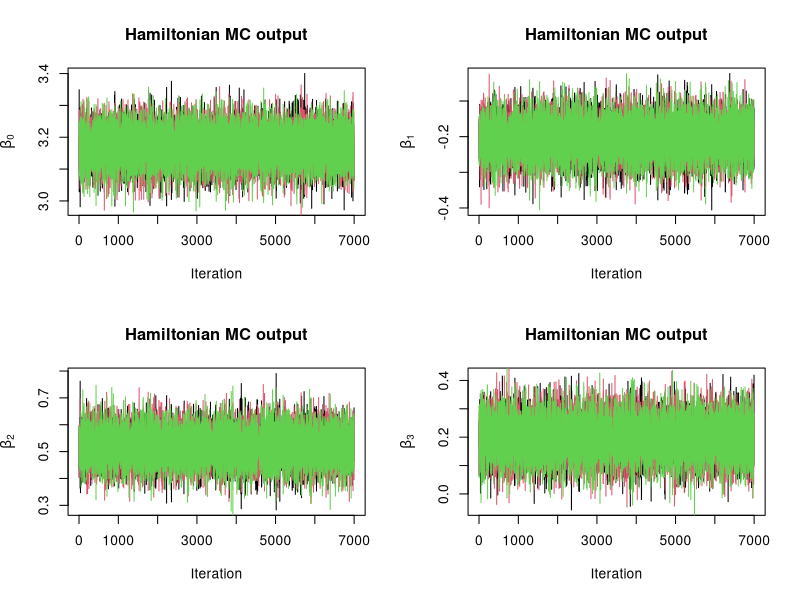
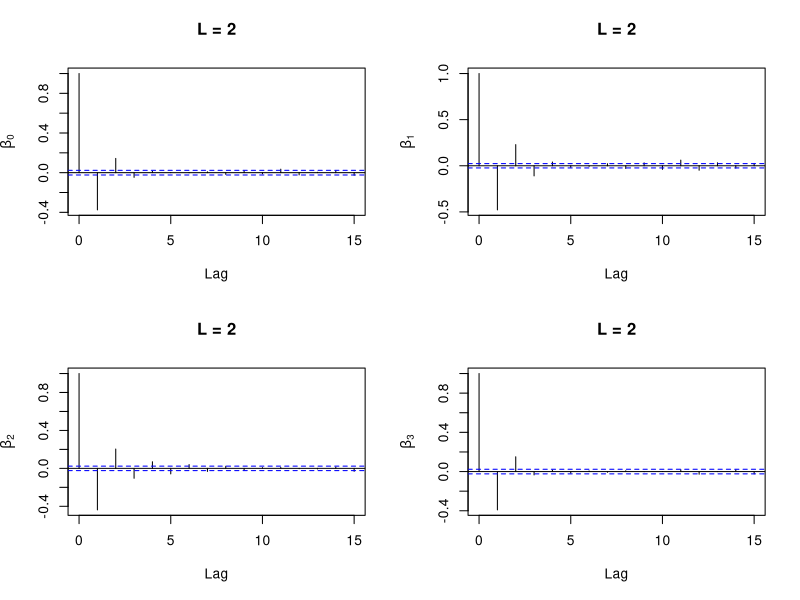
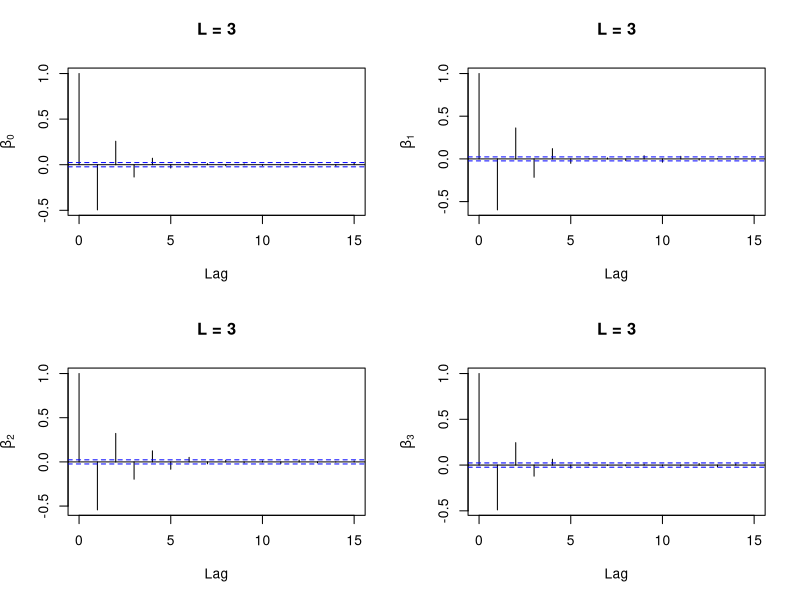
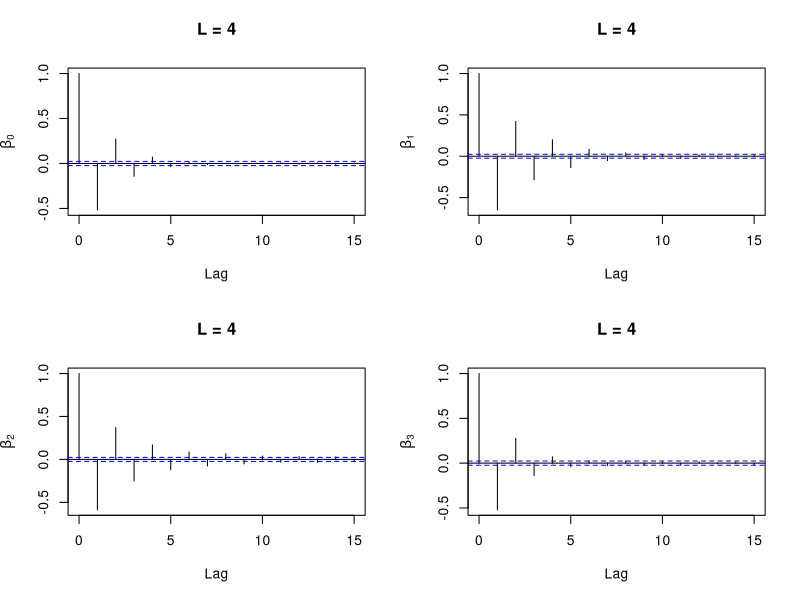

Reproduce these figures in R, in order.
## ---- chunk 1
knitr::opts_chunk$set(echo = TRUE)
## ---- chunk 2
set.seed(695281) 
library(mvtnorm) #Please change random seed to your student id number.
## ---- chunk 3
# Read  data
WOOL <- read.csv("Warpbreaks.csv")
## ---- chunk 4
# model poisson regression 
mod<-glm(breaks~ ., WOOL, family = poisson(link = "log"))
X <- model.matrix(mod)
# sigma  <-vcov(mod)
y <- WOOL$breaks
p <-dim(X)[2]   #number of parameters
M <- 5*crossprod(X)
## ---- chunk 5

#Part one: function for performing Hamiltonian Monte Carlo for logistic regression.
#Inputs:
#y: vector of responses
#n: vector (or scalar) of trial sizes. 
#X: predictor matrix including intercept.
#L: number of leapfrog steps.
#M is variance covariance matrix for normal prior of momentum variable \phi. Ideally diagonal.
#iter: number of iterations
#burnin: number of initial iterations to throw out.
HMC.fn<-function(y,X,L,M,iter,burnin){ 
p <-dim(X)[2]   #number of parameters
library(mvtnorm)
theta0<-rnorm(p) #initial values of beta
theta.sim<-matrix(0,iter,p+1) #matrix to store iterations plus acceptance.
theta.sim[1,1:p]<-theta0       #initial values in matrix.
epsilon<-1/L                #epsilon assuming epsilon*L =1.
Minv   <-solve(M)


for(i in 1:(iter-1)){
phi       <-rmvnorm(1,mean=rep(0,p),sigma=M)   #draw momentum variable.
phi       <-as.numeric(phi)
phi0      <-phi                             #saving starting phi for calculation of r. 
theta     <-theta.sim[i,1:p]                 #current state of theta.  

lbd.b         <-exp(X%*%theta)  #calculate lambda.
gradtheta <- crossprod(X,y-lbd.b )   #Gradient of posterior = joint distribution with respect to theta.

#leapfrog steps.
for(j in 1:L){
  phi   <- phi + 0.5*epsilon*gradtheta   #first half step for phi
  theta <- theta + epsilon*(Minv%*%phi)  #full step for theta
  
lbd.c         <-exp(X%*%theta) #calculate probabilities of success at candidate (sub) state.
gradtheta <- crossprod(X,y-lbd.c )   #Gradient of posterior = joint distribution with respect to theta.

phi   <- phi + 0.5*epsilon*gradtheta #second half step for phi.
phi   <- as.numeric(phi)
}

#difference of log joint distributions at final iteration of leap.frog vs current state.
r<-sum( dpois(y,lambda = lbd.c,log=TRUE))+dmvnorm(phi,mean=rep(0,p),sigma=M,log=TRUE)-sum(dpois(y,lambda = lbd.b,log=TRUE) )-dmvnorm(phi0,mean=rep(0,p),sigma=M,log=TRUE)
#Draw an indicator whether to accept/reject candidate
ind<-rbinom(1,1,exp( min(c(r,0)) ) )
theta.sim[i+1,1:p]<- ind*theta + (1-ind)*theta.sim[i,1:p]
theta.sim[i+1,p+1] <- ind
}

#Removing the iterations in burnin phase
results<-theta.sim[-c(1:burnin),]
names(results)<-c('beta0','beta1','beta2','beta3','accept') #column names

return(results)
}
## ---- chunk 6
# L = 2
HMCl2<-HMC.fn(y=y,X=X,L=2,M=M,iter=10000,burnin=3000)

# L = 3
HMCl3<-HMC.fn(y=y,X=X,L=3,M=M,iter=10000,burnin=3000)

# L = 4
HMCl4<-HMC.fn(y=y,X=X,L=4,M=M,iter=10000,burnin=3000)

## ---- chunk 7
#Posterior means of beta0, beta1, beta2, beta3 Acceptance rate comparison

colMeans(HMCl2)

#Posterior standard deviations
apply(HMCl2,2,FUN=sd)

#90 % credible intervals  
apply(HMCl2,2,FUN=function(x) quantile(x,c(0.05,0.95)) )

# acceptance rate 
colMeans(HMCl2)[5]
## ---- chunk 8
#Posterior means of beta0, beta1, beta2, beta3 Acceptance rate comparison

colMeans(HMCl3)

#Posterior standard deviations
apply(HMCl3,2,FUN=sd)

#90 % credible intervals  
apply(HMCl3,2,FUN=function(x) quantile(x,c(0.05,0.95)) )

# acceptance rate 
colMeans(HMCl3)[5]

## ---- chunk 9
#Posterior means of beta0, beta1, beta2, beta3 Acceptance rate comparison
colMeans(HMCl4)

#Posterior standard deviations
apply(HMCl4,2,FUN=sd)

#90 % credible intervals  
apply(HMCl4,2,FUN=function(x) quantile(x,c(0.05,0.95)) )

# acceptance rate 
colMeans(HMCl4)[5]
## ---- chunk 10
#plotting HMC.
par(mfrow=c(2,2))
for (i in 1:4) {
plot(HMCl2[,i],type='l',main='Hamiltonian MC output',xlab='Iteration',ylab=bquote( beta[.(i-1)] ))
lines(HMCl3[,i],col=2)
lines(HMCl4[,i],col=3)
}

## ---- chunk 11
library(coda)
hl1<-as.mcmc.list(as.mcmc((HMCl2[1:3500,1:4])))
hl2<-as.mcmc.list(as.mcmc((HMCl2[1:3500,1:4])))
hl3<-as.mcmc.list(as.mcmc((HMCl3[1:3500,1:4])))
hl4<-as.mcmc.list(as.mcmc((HMCl3[3500+1:3500,1:4])))
hl5<-as.mcmc.list(as.mcmc((HMCl4[3500+1:3500,1:4])))
hl6<-as.mcmc.list(as.mcmc((HMCl4[3500+1:3500,1:4])))
hl<-c(hl1,hl2,hl3,hl4,hl5,hl6)

#Gelman-Rubin diagnostic.
gelman.diag(hl)[[1]]
#effective sample size.
effectiveSize(hl)


## ---- chunk 12
# L=2
par(mfrow=c(2,2))
for (i in 1:4) {
acf(HMCl2[,i],ylab=bquote( beta[.(i-1)] ),lag.max = 15,main="L = 2")
}
# L=3
par(mfrow=c(2,2))
for (i in 1:4) {
acf(HMCl3[,i],ylab=bquote( beta[.(i-1)] ),lag.max = 15,main="L = 3")
}
# L=4
par(mfrow=c(2,2))
for (i in 1:4) {
acf(HMCl4[,i],ylab=bquote( beta[.(i-1)] ),lag.max = 15,main="L = 4")
}
